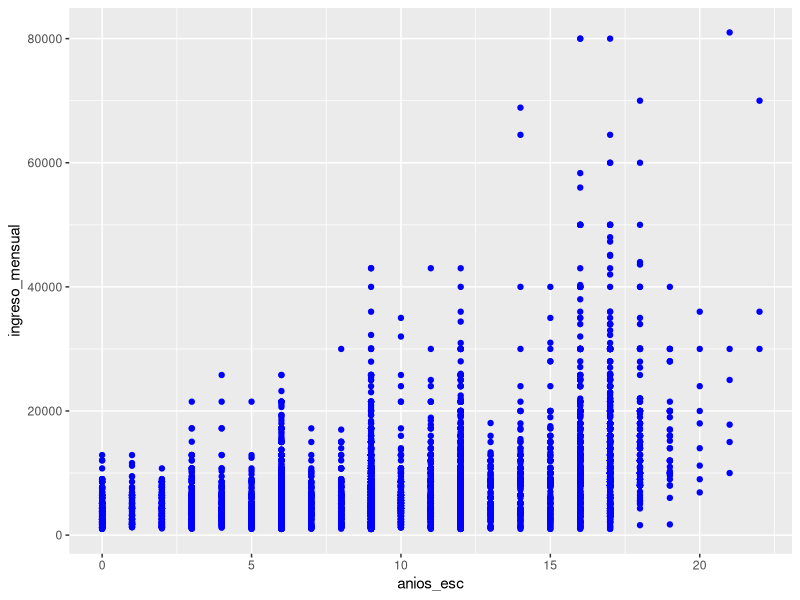
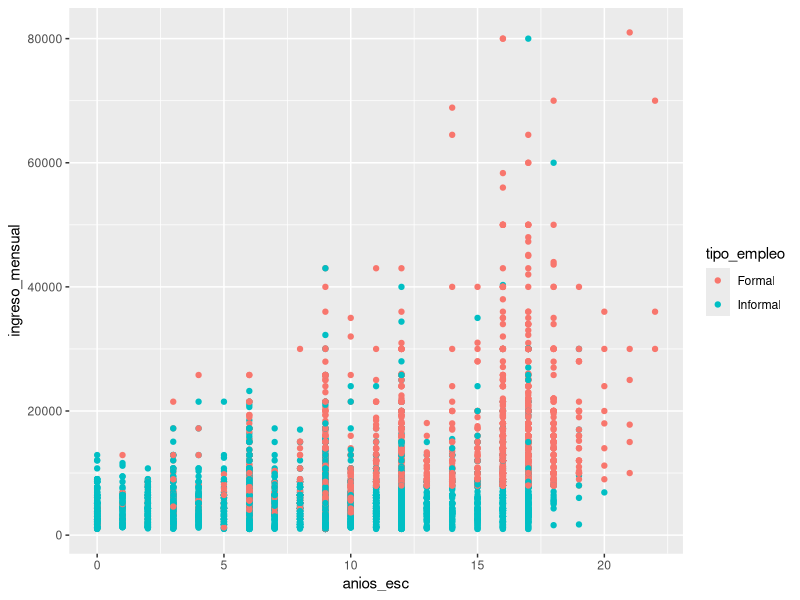
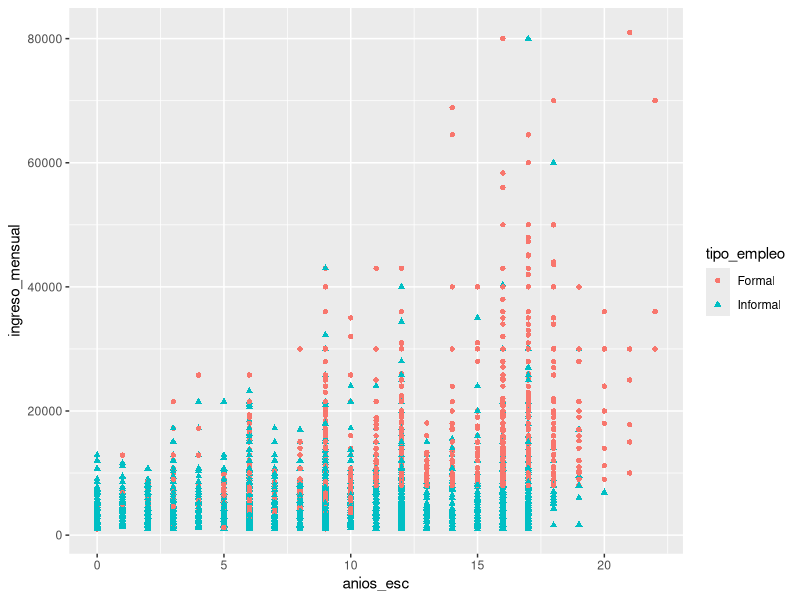
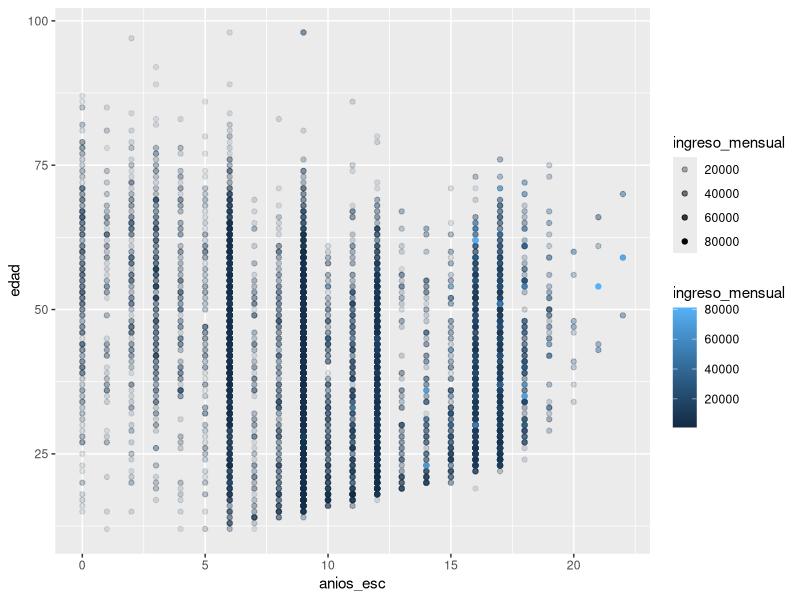
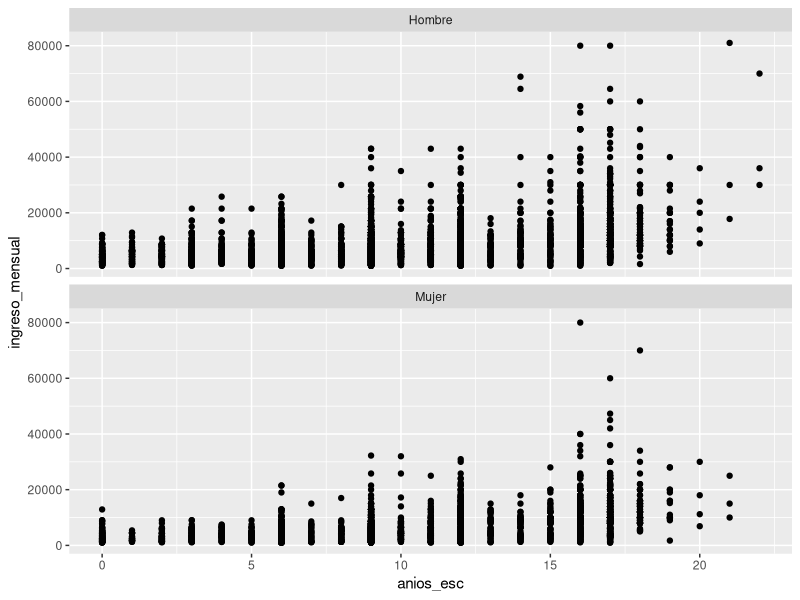
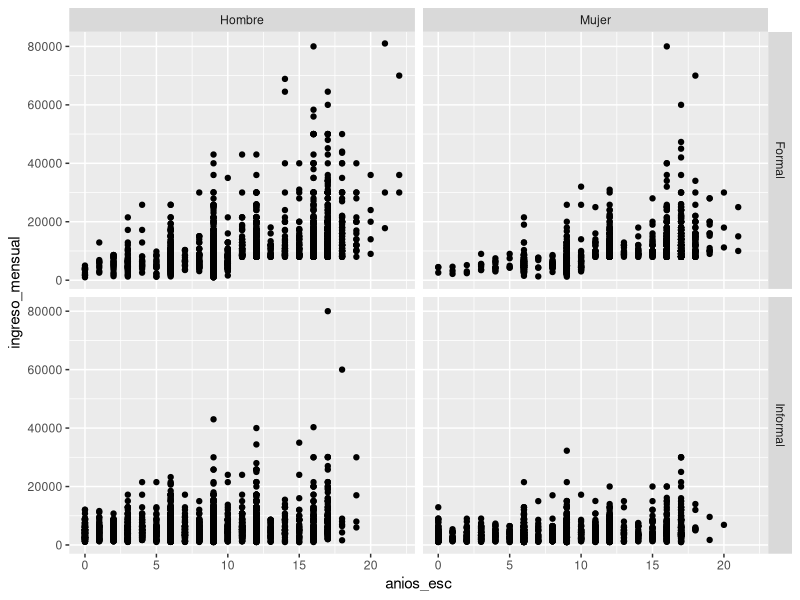
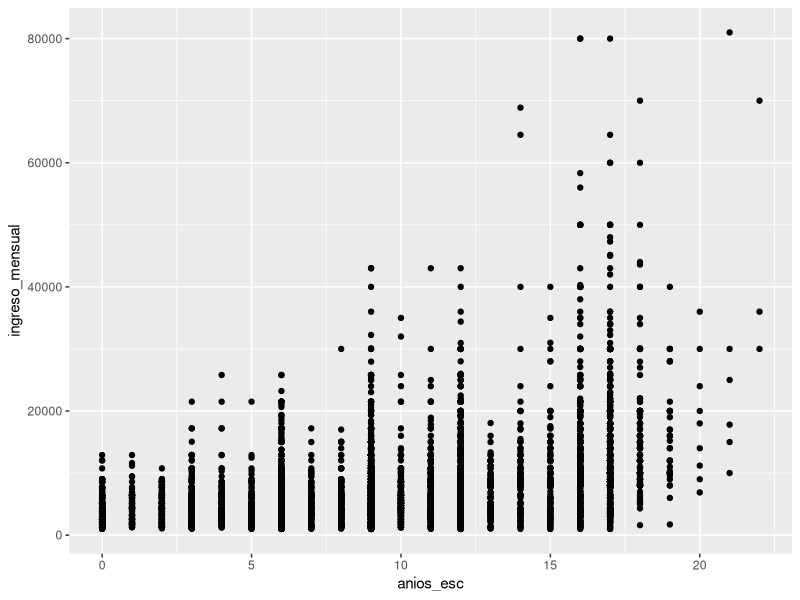
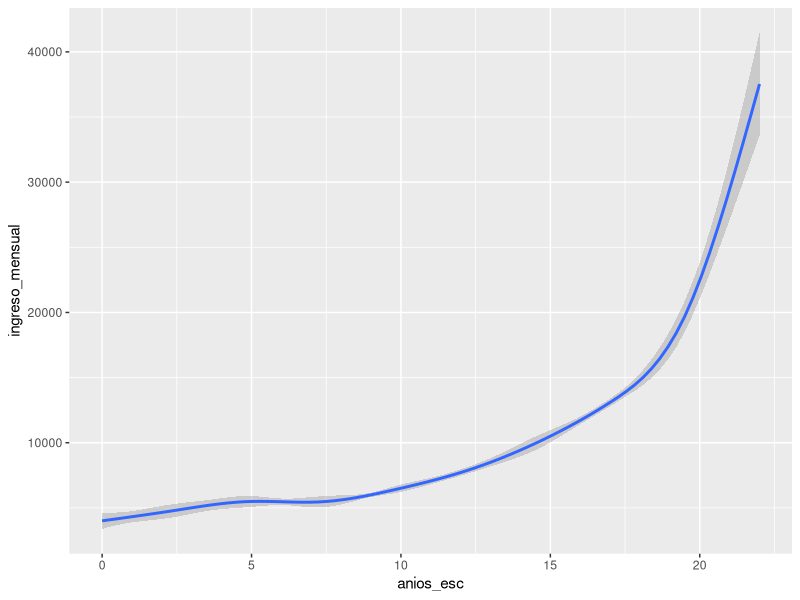

These charts were generated, in order, by the following R code:
# Un dataframe es un arreglo rectangular de variables(columnas) y obervaciones (filas)

library(ggplot2) # Carga de librerias para instalarlas es install.packages("nomrbeLibreria")
library(readxl)
library(tidyr)
library(dplyr)

# Ruta de acceso directo a la base de datos
setwd("C:\\Cursos\\Ciencia_Datos\\A2_Capacitacion\\R\\Capitulo_3\\BD") # Busqueda de BD
enoe <- read_xlsx("mu_enoe.xlsx") # Se busca y se carga a un objeto la base de datos
# Exploración de la base de datos
# Cuáles son las caractesísticas de la base de datos?
dim(enoe) # Funciona para poder descubrir el tamaño de la base de datos
colnames(enoe) # Ver cuales son los nombres de las variables que contiene


# Genera un diagrama de dispersion o diagrama de puntos
# "ggplot" =  Crea un sistema de coordenadas vacio
# "data" = estamos indicando que en el objeto enoe se cuentran los datos de interes
# "geom_function" = Se refiere al tipo de gráfica a realizarse
# "mappings" = se refiere a todos los componenetes específicos de la gráfica que deseeamos trabajar
# "X" = indica que deseamos observar los años de educación en el eje horizontal
# "Y" = indica que desamos ver el salario o ingreso mensual en el eje vertical



# Formato Básico
# Gráfica de puntos
# Esta gráfica indica la relación entre el ingreso mensual y los años de escolaridad
# Es posible apreciar que enter mas años de eduación existan, el valor de la coordenada en y es más alto
ggplot(data = enoe) +
    geom_point(mapping = aes(x = anios_esc, y = ingreso_mensual), color = "Blue")



# Mapeos estéicos
# En esta gráfica se puede observar que en México hay una grana parte de personas que tienen un empleo con altos ingresos aún cuando no tienen un determinado nivel educativo, esto se debe al trabajo forma e informal
ggplot(data = enoe) +
    geom_point(mapping = aes(x = anios_esc, y = ingreso_mensual, color = tipo_empleo))



# Mismo analisís pero con iconos para identificar por medio de la función shape
ggplot(data = enoe) +
    geom_point(mapping = aes(x = anios_esc, y = ingreso_mensual, shape = tipo_empleo, color = tipo_empleo))


# Analisís relacionados con la edad uso de variable alpha
# Este tiene como objetivo la funcion alpha por lo que el analisís tiene la relación entre la eded, educación y el salario. Entre más obscuro es el color del punto, se trata de una observación mayor
ggplot(data = enoe) +
    geom_point(mapping = aes(x = anios_esc, y = edad, alpha = ingreso_mensual, color = ingreso_mensual))

# Separación de facetas
# La libreria ggplot2 permiteseparar variables categporicas dentro de una misma gráfica, lo cual genera sub-gráficas
# Este analisis se esta solicitando que separe la información por sexo sex indicando que la gráfica resultante la muestre en un panel de 1 columna y 2
ggplot(data = enoe) +
    geom_point(mapping = aes(x = anios_esc, y = ingreso_mensual)) +
    facet_wrap(~sex, nrow = 2, ncol = 1)


# También es posible usar facet_grid para que se desagregue el sexo, el tipo de empleo
# Esta gráfica nospermite observar las diferencias en el salario de los hombres y las mujeres en tanto los dos sectores diferentes que tenemos informal y formal, mostrando que las formales son mayores+
ggplot(data = enoe) +
    geom_point(mapping = aes(x = anios_esc, y = ingreso_mensual)) +
    facet_grid(tipo_empleo ~ sex)

# Objetos geométricos
# Hay diferentes tipos de gráficas a continuacion se mostrara la diferencia entre una gráfica de puntos y una de linea

# Izquierda
ggplot(data = enoe) +
    geom_point(mapping = aes(x = anios_esc, y = ingreso_mensual))
# Derecha
ggplot(data = enoe) +
    geom_smooth(mapping = aes(x = anios_esc, y = ingreso_mensual))

# Como diferenciar entre lineas
ggplot(data = enoe) +
    geom_smooth(mapping = aes(x = anios_esc, y = ingreso_mensual, linetype = sex)) +
    facet_wrap(~sex, nrow = 1, ncol = 2)

# Combinacion de gráficas
# En esta gráfica se concentra en una combinación de tablas
ggplot(data = enoe) +
    geom_smooth(mapping = aes(x = anios_esc, y = ingreso_mensual, linetype = tipo_empleo)) +
    geom_point(mapping = aes(x = anios_esc, y = ingreso_mensual, color = tipo_empleo))

# Gráfica sin duplicidad de datos

ggplot(data = enoe, mapping = aes(x = anios_esc, y = ingreso_mensual)) +
    geom_smooth(mapping = aes(linetype = tipo_empleo)) +
    geom_point(mapping = aes(color = tipo_empleo))

# Gráfica combinada con diferentes conjuntos
ggplot(data = enoe, mapping = aes(x = anios_esc, y = ingreso_mensual)) +
    geom_point(mapping = aes(color = niv_edu), show.legend = FALSE) +
    geom_smooth(data = filter(enoe, estado == "Distrito Federal"), se = FALSE)

ggplot(data = enoe, mapping = aes(x = anios_esc, y = ingreso_mensual)) +
  geom_point(mapping = aes(color = niv_edu), show.legend = FALSE) +
  geom_smooth(data = filter(enoe, estado == "Distrito Federal"), method = 'loess', formula = 'y ~ x', se = FALSE)


# Transformaciones estadísticas
# Gráfica de barras
# La base de datos del ENOE tiene 8000 registros por lo que una gráfica de arras es la escencial para poder realizar el estudio de cuantas personas han participado
ggplot(data = enoe)+
    geom_bar(mapping = aes(x=sex))
# Stat_count
ggplot(data = enoe)+
    stat_count(mapping = aes(x=sex))
# Barras con porcentaje
ggplot(data = enoe)+
    geom_bar(mapping = aes(x=sex,y = after_stat(prop),group = 1))
# Barras con numero de observaciones con un nuevo dataframe
prueba <- data.frame(
    sex = c("hombres", "mujeres"),
    observaciones = c(6100, 4100)
)
ggplot(data = prueba)+
    geom_bar(mapping = aes(x=sex, y=observaciones),stat = "identity")

#  Promedio del ingreso de cada grupo, así como los ingresos máximos y mínimos para cada grupo.
ggplot(data = enoe)+
    stat_summary(
        mapping = aes(x=sex, y=ingreso_mensual),
        fun.min=min,
        fun.max = max,
        fun = median
    )
# Ajustes de posición: 
ggplot(data = enoe)+
    geom_bar(mapping = aes(x = sex, fill = sex))
# Gráfica con separación por nivel de estudios
ggplot(data = enoe)+
    geom_bar(mapping = aes(x = sex, fill=niv_edu))

#Gráfica con diseño translucido
# En esta gráfica hace el conteo de hombres y mujeres que estan en el dataframe
# Este se tiene el conteo de las 10000 personas que se encuestaron

ggplot(data = enoe, mapping = aes(sex ,fill = niv_edu))+
    geom_bar(alpha = 1/5, position = "identity")

# Grafica en forma de esqueleto ayuda demasiado a revisar en que linea se separa totalmente
# La funcion fill es para rellenar la gráfica
# Position para el conteo de los datos
ggplot(data = enoe, mapping = aes(sex, color = niv_edu))+
    geom_bar(fill = NA, position = "identity")

# Grafica con position fill
# Esta gráfica representa el 100% de los datos y permite observar con mayor claridad la propocioción de cada categoría
ggplot(data = enoe, mapping = aes(sex, fill = niv_edu))+
    geom_bar(position = "fill")

#Grafica concentrada por nivel educativo
# Esta grafica representa la distribucion del nivel educativo
# lo que hace factor es hacer que los valores que se reunán sean todos los de la función fill
ggplot(data = enoe, mapping = aes(x = factor(1), fill = niv_edu))+
    geom_bar(position = "fill")

# Gráfica con agrupaciones separadas con la funcion dodge
# Nombres de los ejes con labs ()
ggplot(data = enoe, mapping =  aes (sex, fill = niv_edu))+
    geom_bar(position = "dodge")+
    labs (title = "Observaciones por sexo y nivel educativo", x ="Sexo", y ="Observaciones")

